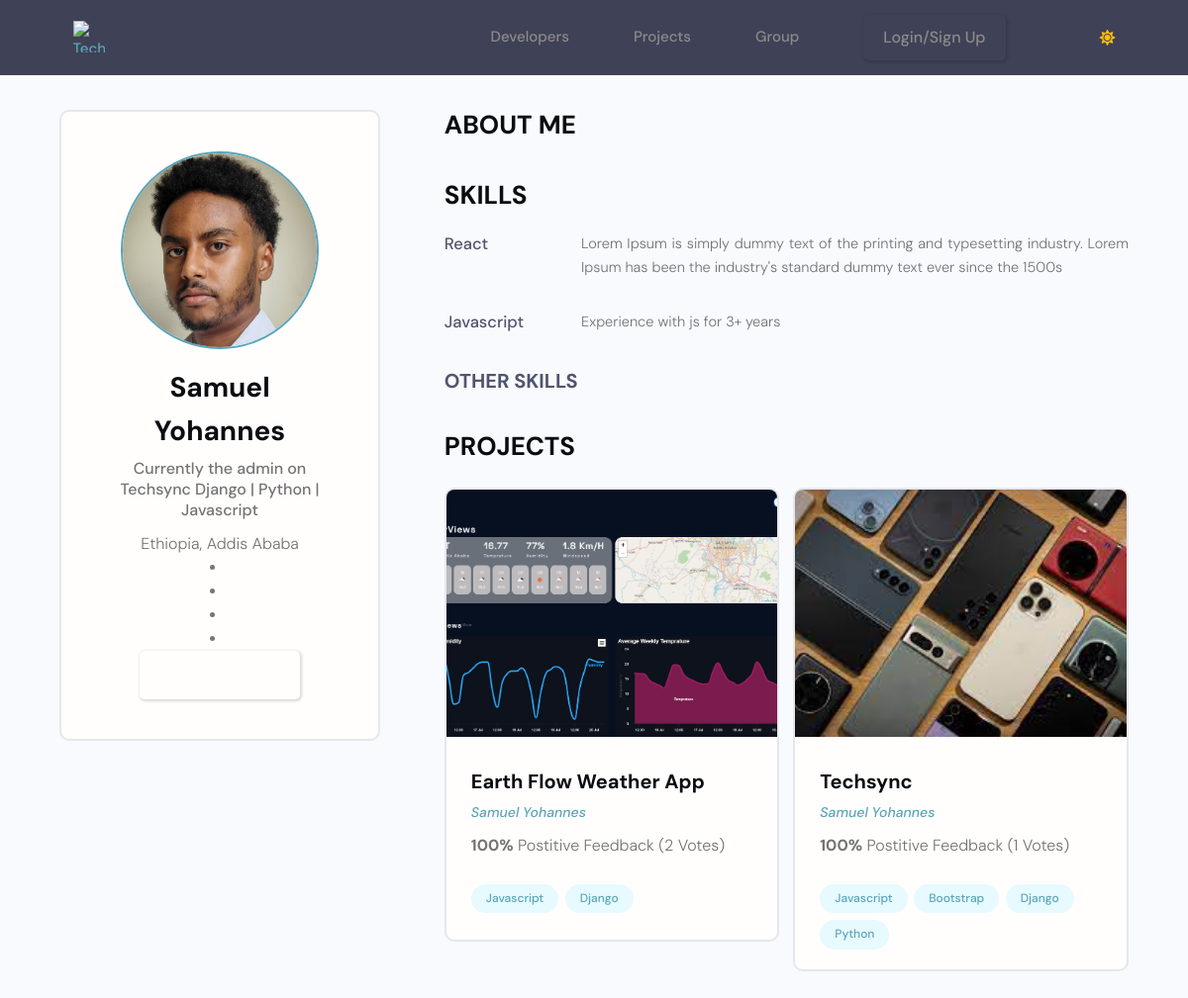
Page /profile/516ecd75-3648-47db-b327-c7662b1ae2bb/ on the committed database.
### users/models.py (models this page shows, shortened)
class Profile(models.Model):
    id = models.UUIDField(default=uuid.uuid4, primary_key=True, unique=True, editable=False, )
    user = models.OneToOneField(User, on_delete=models.CASCADE,null=True,blank=True)
    name = models.CharField(max_length=200, blank=True,null=True)
    username = models.CharField(max_length=200, blank=True,null=True,unique=True)
    headline = models.CharField(max_length=200, blank=True,null=True)
    about = models.TextField(blank=True, null=True)
    location = models.CharField(max_length=200, blank=True,null=True)
    profile_image = models.ImageField(null=True, blank=True,upload_to='profiles', default='default_profile.png')
    github_link = models.CharField(max_length=200, blank=True,null=True)
    twitter_link = models.CharField(max_length=200, blank=True,null=True)
    linkedin_link = models.CharField(max_length=200, blank=True,null=True)
    personal_link = models.CharField(max_length=200, blank=True,null=True)
    created_at = models.DateTimeField(auto_now_add=True)

class Skill(models.Model):
    id = models.UUIDField(default=uuid.uuid4, primary_key=True, unique=True, editable=False, )
    owner = models.ForeignKey(Profile, on_delete=models.CASCADE, null=True, blank=True)
    name = models.CharField(max_length=200, blank=True,null=True)
    description = models.TextField(blank=True, null=True)
    created_at = models.DateTimeField(auto_now_add=True)
    def __str__(self):
        return str(self.name)

### projects/models.py (models this page shows, shortened)
class Project(models.Model):
    id = models.UUIDField(default=uuid.uuid4, primary_key=True, unique=True, editable=False)
    owner = models.ForeignKey(Profile, on_delete=models.SET_NULL, null=True)
    title = models.CharField(max_length=100)
    description = models.TextField(null=True, blank=True)
    image = models.ImageField(null=True, blank=True, default='default.jpg', upload_to= 'project_image')
    demo_link = models.URLField(null=True, blank=True)
    source_link = models.URLField(null=True, blank=True)
    created_at = models.DateTimeField(auto_now_add=True)
    tags = models.ManyToManyField('Tag', blank=True)
    vote_count = models.IntegerField(default=0, null=True, blank=True)
    vote_ratio = models.IntegerField(default=0, null=True, blank=True)
    class Meta:
        ordering = ['-created_at']

class Tag(models.Model):
    id = models.UUIDField(default=uuid.uuid4, primary_key=True, unique=True, editable=False, )
    name = models.CharField(max_length=300)
    created_at = models.DateTimeField(auto_now_add=True)
    def __str__(self):
        return self.name

### users/views.py (the view)
# urls.py: path('profile/<str:pk>/', views.userProfile, name='user-profile'),
def userProfile(request, pk):
    profile = Profile.objects.get(id=pk)
    topSkills = profile.skill_set.exclude(description__exact="")
    otherSkills = profile.skill_set.filter(description="")
    context = {
        'profile': profile,
        'topSkills': topSkills,
        'otherSkills': otherSkills,
    }
    return render(request, 'users/user-profile.html', context)

### templates/users/user-profile.html (shortened to what this page needs)
{% extends "main/main.html" %}
{% block content %}
  <main class="profile my-md">
    <div class="container">
      <div class="layout">
        <div class="column column--1of3">
          <div class="card text-center">
            <div class="card__body dev">
              <img class="avatar avatar--xl" src="{{profile.profile_image.url}}" />
              <h2 class="dev__name">{{profile.name}}</h2>
              <p class="dev__title">{{profile.headline}}</p>
              <p class="dev__location">{{profile.location}}</p>
              {% if profile.github_link %}
                <li>
                </li>
              {% endif %}
              {% if profile.twitter_link %}
                <li>
                </li>
              {% endif %}
              {% if profile.linkedin_link %}
                <li>
                </li>
              {% endif %}
              {% if profile.personal_link %}
                <li>
                </li>
              {% endif %}
              <a href="{% url 'create-inbox' profile.id %}" class="btn btn--sub btn--lg">Send Message </a>
            </div>
          </div>
        </div>
        <div class="column column--2of3">
          <div class="devInfo">
            <h3 class="devInfo__title">About Me</h3>
          </div>
          <div class="devInfo">
            <h3 class="devInfo__title">Skills</h3>
            <div class="devInfo__skills">
            {% for topskill in topSkills %}
              <div class="devSkill">
                <h4 class="devSkill__title">{{topskill}}</h4>
                <p class="devSkill__info">
                  {{topskill.description}}
                </p>
              </div>
            {% endfor %}
              <h3 class="devInfo__subtitle">Other Skills</h3>
            </div>
          </div>
          <div class="devInfo">
            <h3 class="devInfo__title">Projects</h3>
            <div class="grid grid--two">
            {% for project in profile.project_set.all  %}
              <div class="column">
                <div class="card project">
                  <a href="{% url 'project_detail' project.pk %}" class="project">
                    <img class="project__thumbnail" src="{{project.image.url}}" alt="project thumbnail" />
                    <div class="card__body">
                      <h3 class="project__title">{{project.title}}</h3>
                      <p><a class="project__author" href="{% url 'user-profile' project.owner.pk %}">{{project.owner.name}}</a></p>
                      <p class="project--rating">
                        <span style="font-weight: bold;">{{project.vote_ratio}}%</span> Postitive
                        Feedback ({{project.vote_count}} Votes)
                      </p>
                      <div class="project__tags">
                        {% for tag in project.tags.all  %}
                        <span class="tag tag--pill tag--main">
                          <small>{{tag}}</small>
                        </span>
                        {% endfor %}
                      </div>
                    </div>
                  </a>
                </div>
              </div>
            {% endfor %}
            </div>
          </div>
        </div>
      </div>
    </div>
  </main>
{% endblock content %}

### static/styles/app.css (style rules this page uses)
:root { --color-sub: #0b0c10; }
.btn--sub { background-color: var(--color-sub-light); }
.card { border: 2px solid var(--color-light); }
img { width: 100%; }
.profile .card > .dev { padding: 4rem; }
.dev__name { color: var(--color-sub); font-size: 2.8rem; font-weight: 700; margin-top: 1rem; margin-bottom: 0.5rem; }
.dev__title { font-size: 1.6rem; font-weight: 500; line-height: 1.3; }
.dev__location { margin-top: 1rem; }
.devInfo { margin-bottom: 3rem; }
.devInfo__title, .devInfo__subtitle { font-size: 2.6rem; color: var(--color-sub); text-transform: uppercase; font-weight: 700; margin-bottom: 1.5rem; }
.devInfo__subtitle { font-size: 2rem; color: var(--color-sub-light); }
.devInfo__about, .devSkill__info { font-size: 1.45rem; line-height: 1.7; text-align: justify; }
.devSkill { margin-bottom: 3rem; }
.devSkill__title { font-size: 1.65rem; font-weight: 500; color: var(--color-sub-light); }
@media screen and (min-width: 700px) { .devSkill { display: flex; justify-content: space-between; gap: 3rem; } }
@media screen and (min-width: 700px) { .devSkill__info { flex-basis: 80%; } }
.project__author { font-size: 1.4rem; font-style: italic; }
.project--rating { margin-bottom: 1.6em; margin-top: .5em; }
.project__thumbnail { height: 25rem; object-fit: cover; object-position: top center; }
.project__title { font-size: 2rem; font-weight: 700; color: var(--color-sub); }

### static/styless/style.css (style rules this page uses)
:root { --color-main: #71c6dd; --color-main-light: #e1f6fb; --color-dark: #3f4156; --color-dark-medium: #51546e; --color-dark-light: #696d97; --color-light: #e5e5e5; --color-gray: #8b8b8b; --color-light-gray: #b2bdbd; --color-bg: #2d2d39; --color-success: #5dd693; --color-error: #fc4b0b; }
* { font-family: "DM Sans", -apple-system, BlinkMacSystemFont, "Segoe UI", Roboto, Oxygen, Ubuntu, Cantarell, "Open Sans", "Helvetica Neue", sans-serif; margin: 0; padding: 0; box-sizing: border-box; text-rendering: optimizeLegibility; font-size: inherit; }
html { font-size: 56.25%; }
@media only screen and (min-width: 1200px) { html { font-size: 62.5%; } }
body { line-height: 1.6; font-weight: 400; font-size: 1.5rem; color: var(--color-light-gray); background-color: var(--color-bg); min-height: 100vh; }
img { width: 100%; }
a { display: inline-block; color: var(--color-main); text-decoration: none; }
.container { max-width: 120rem; width: 90%; margin: auto; }
.btn { background-color: transparent; border: none; display: inline-flex; align-items: center; gap: 1rem; cursor: pointer; transition: all ease-in-out 0.3s; padding: 1rem 2rem; border-radius: 5px; box-shadow: 1px 1px 3px 1px rgba(0, 0, 0, 0.15); font-weight: 500; }
.avatar { position: relative; display: inline-block; border-radius: 50%; border: 2px solid var(--color-main); }
.avatar::after { content: ""; display: block; position: absolute; background-color: var(--color-gray); z-index: 111; border-radius: 50%; border: 0.3rem solid var(--color-dark); }
.layout { margin-top: 2.4rem; }
.profile { margin-bottom: 3rem; }

### static/uikit/styles/modules/_variables.css (style rules this page uses)
:root { --color-main: #5aa5b9; --color-main-light: #e6faff; --color-sub: #0b0c10; --color-sub-light: #51546e; --color-sub-lighter: #ededfd; --color-text: #737373; --color-gray: #8b8b8b; --color-light: #e5e7eb; --color-light-gray: #767676; --color-bg: #f8fafd; --color-white: #fffefd; --color-white-light: #f3f3f3; --color-success: #359e64; --color-success-bg: #def8e8; --color-error: #fc4b0b; --color-error-bg: #fff2ee; --font-base: 'Poppins', arial, helvetica, 'Segoe UI', roboto, ubuntu, sans-serif; --font-monospace: 'Fira Code', 'Courier New', courier, monospace; --font-regular: 300; --font-medium: 500; --font-bold: 700; --generic-shadow: 1px 1px 5px #00000010; --generic-transition: all 0.3s ease-in-out; }

### static/uikit/styles/modules/_base.css (style rules this page uses)
* { margin: 0; padding: 0; box-sizing: border-box; text-rendering: optimizeLegibility; color: inherit; font-size: inherit; }
html { font-size: 50%; }
@media only screen and (min-width: 480px) { html { font-size: 56.25%; } }
@media only screen and (min-width: 1200px) { html { font-size: 62.5%; } }
body { line-height: 1.6; font-weight: 400; font-size: 1.5rem; color: var(--color-text); background-color: var(--color-bg); min-height: 100vh; }

### static/uikit/styles/modules/_utilities.css (style rules this page uses)
.container { width: 92%; max-width: 165rem; margin: 0 auto; box-sizing: border-box; }
@media screen and (min-width: 1000px) { .container { width: 90%; } }
@media screen and (min-width: 1200px) { .container { width: 80%; } }
.text-center { text-align: center; }
.my-md { margin: 3rem auto; }

### rows in the picture
Profile: profile_image (picture), name "Samuel Yohannes", headline "Currently the admin on Techsync Django | Python | Javascript", location "Ethiopia, Addis Ababa"
Skill: name "React", description "Lorem Ipsum is simply dummy text of the printing and typesetting industry. Lorem Ipsum has been the industry's standard dummy text ever since the 1500s"
Skill: name "Javascript", description "Experience with js for 3+ years"
Project: image (picture), title "Earth Flow Weather App", owner.name "Samuel Yohannes", vote_ratio "100", vote_count "2"
Tag: name "Javascript"
Tag: name "Django"
Project: image (picture), title "Techsync", owner.name "Samuel Yohannes", vote_ratio "100", vote_count "1"
Tag: name "Bootstrap"
Tag: name "Python"
